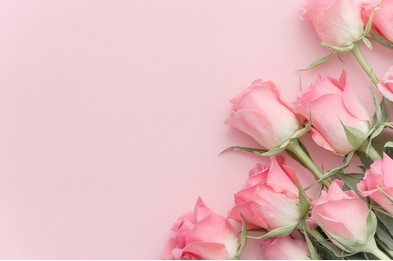
#> input picture Chapter19/inv.jpg, 393 x 261 px, found by its file name
$ python 'Custom Seating Cards.py'
#> lines starting #> are read from the running program, lines starting #| are printed output that depends on the picture
from PIL import Image,ImageDraw,ImageFont
import os

card=Image.open('/home/anshuman/Desktop/Anshuman/Automate_the_boring_stuff/Chapter19/inv.jpg')
#> card is the input picture: PIL image 393x261 RGB; mean R, G, B 226.8, 186.8, 189.4
name=input("Enter your friends name: ")
#> the answer given: inv.jpg

card=card.resize((288,360))
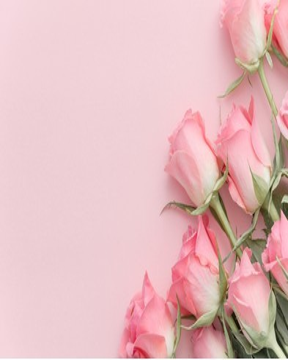
#> card: PIL image 288x360 RGB; mean R, G, B 226.8, 186.8, 189.4
# arialFont = ImageFont.truetype(os.path.join(fontsFolder, 'arial.ttf'), 32)

draw=ImageDraw.Draw(card)
draw.line([(0,0),(288,0),(288,360),(0,360),(0,0)],fill='black')
draw.text((20,20),'Hello '+name,fill='Green')

draw.text((25,50),'Welcome to the playground',fill='Black',)
draw.text((25,60),'I welcome you to watch Arcane with me',fill='Black',)

card.save('./invite.png')
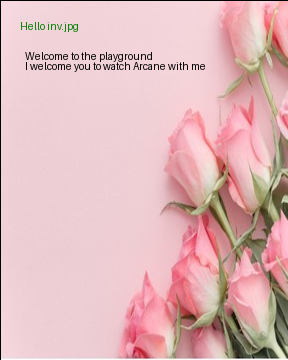
#> saved as invite.png: PIL image 288x360 RGB; mean R, G, B 223.4, 184, 186.3
